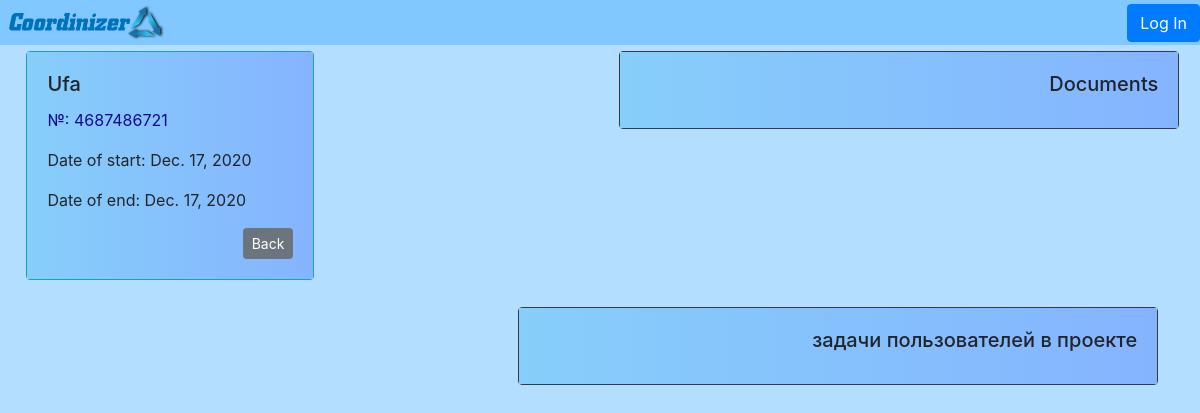
/catalog/all_contracts/3/, run on an earlier commit of the app's database.
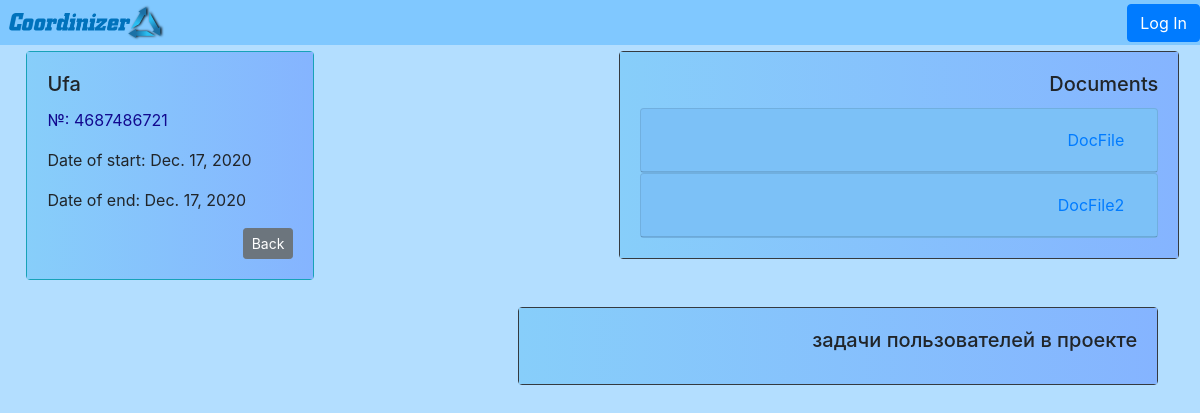
And on a later commit of the database.
### catalog/models.py (models this page shows, shortened)
class Contract(models.Model):
    contractName = models.CharField(max_length=100, help_text="Enter a city name for a contract")
    zakupkiId = models.CharField(max_length=50, help_text="Enter an id from zakupki.gov.ru")
    dateStart = models.DateField()
    dateEnd = models.DateField()
    linkToZakupkigov = models.TextField(help_text="Enter an link to zakupki.gov.ru", default="https://zakupki.gov.ru/epz/main/public/home.html")
    currentUsers = models.ManyToManyField(User)
    class Meta:
        db_table = "Contract"

class Document(models.Model):
    documentName = models.CharField(max_length=200, help_text="Enter a Document name")
    description = models.TextField(help_text="Enter a Document description")
    file = models.FileField(upload_to='uploads/')
    contract = models.ForeignKey('Contract', on_delete=models.SET_NULL, null=True)

### catalog/views.py (the view, shortened to what this page needs)
# urls.py: re_path('all_contracts/(?P<pk>\w+)/$', views.ContractDetailView.as_view(), name = 'contractDetail'),
class ContractDetailView(generics.RetrieveAPIView):
    renderer_classes = [TemplateHTMLRenderer]
    template_name = "contractTemplate.html"
    def get(self,request,pk):
        contract_id=Contract.objects.get(pk=pk)
        tasks = Task.objects.filter(taskContractName = pk)
        documents = Document.objects.filter(contract = pk)
        serializer = ContractSerializer(contract_id)
        return Response({'serializer': serializer,'contract_id': contract_id, 'tasks' : tasks, 'documents' : documents})

### templates/contractTemplate.html (shortened to what this page needs)
{% extends "main.html" %}
{%block content%}
<div class="container-fluid">
  <div class="row">
    <div align="left" class="col">
      <div id="infoContr" class="card border-info mb-3" style="width: 18rem; ">
        <div class="card-body">
          <h5 class="card-title">{{contract_id.contractName}} </h5>
          <a class="card-subtitle" href='{{contractid.linkToZakupkigov}}'>№: {{contract_id.zakupkiId}}</a>
          <p class="card-text">Date of start: {{contract_id.dateStart}}</p>
          <p class="card-text">Date of end: {{contract_id.dateEnd}}</p>
          <div class="text-right">
            <a type="button" href="/catalog/all_contracts" class="btn btn-secondary btn-sm">Back</a>
          </div>
        </div>
      </div>
    </div>
    <div align="right" class="col">
      <div id="DocsContr" class="card border-dark mb-3" style="width: 35rem;">
        <div class="card-body">
          <h5 class="card-title">Documents</h5>
          <div id="accordion">
            {% for document in documents %}
            <div class="card accord">
              <div class="card-header" id="headingOne">
                <h5 class="mb-0">
                  <button class="btn btn-link collapsed" data-toggle="collapse" data-target="#{{document.documentName}}" aria-expanded="false" aria-controls="{{document.documentName}}">
                    {{document.documentName}}
                  </button>
                </h5>
              </div>
            </div>
            {% endfor %}
          </div>
        </div>
      </div>
    </div>
  </div>
  <div id="TasksContr" class="row align-items-center">
    <div align="right" class="col">
      <div class="card border-dark mb-3" style="width: 40rem; background: #00bfff;">
        <div class="card-body">
          <h5 class="card-title">задачи пользователей в проекте </h5>
        </div>
      </div>
    </div>
  </div>
  {%endblock%}

### templates/main.html (shortened to what this page needs)
<!DOCTYPE html>
{% load static %}
<html lang="en">
<head>
  <link rel="stylesheet" href="https://maxcdn.bootstrapcdn.com/bootstrap/4.0.0/css/bootstrap.min.css">
</head>
{%block navbar%}
<nav class="navbar navbar-expand-sm navbar-light">
  <a class="navbar-brand" href={% url 'main' %}>
    <img src="{%static 'LogoInversed.png'%}" / width="168" height="45">
  <div class="collapse navbar-collapse" id="navbarTogglerDemo02">
    {%block login%}
    {% if user.is_authenticated %}
    <div class="d-flex">
    <h6 class = 'px-2'>Hello, {{user.username}}</h6>
      <button onclick="location.href='{% url 'logout' %}'" class="btn btn-primary" type="submit">Log Out</button>
    {%else%}
      <button onclick="location.href='{% url 'login' %}'" class="btn btn-primary" type="submit">Log In</button>
    {%endif%}
    </div>
    {%endblock%}
</nav>
{%endblock%}
<body>
  {% block content %}{% endblock %}
</body>
</html>

### templates/main.html (style rules this page uses)
body { background-color: #b3deff }
.navbar { background-color: #80c8ff; padding: 0px; border: 0px; }
.navbar-brand { padding: 0px; }

### templates/contractTemplate.html (style rules this page uses)
.navbar { background-color: #80c8ff }
#TasksContr { margin-top: 1%; margin-right: 1%; }
#DocsContr { margin-top: 1%; margin-right: 1%; background: #00bfff; }
#infoContr { margin-top: 1%; margin-left: 2%; background: #0f93ff; }
.card-subtitle { color: #120a8f; }
.card-body { background: linear-gradient(to left, #85b4ff, #87CEFA); }
.accord { background:#80c8ff; }

What changed in the data, as far as the page shows it:
added Document: documentName "DocFile"
added Document: documentName "DocFile2"
